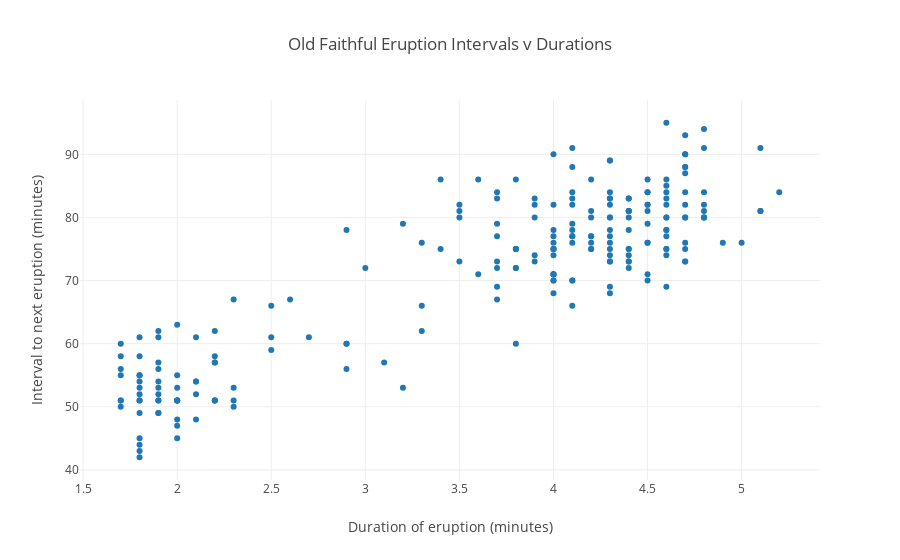

The notebook cell saved with this chart:
### Code cell
app = JupyterDash()
data = [go.Scatter(x=df.X, y=df.Y, mode="markers")]

layout = go.Layout(
    title="Old Faithful Eruption Intervals v Durations",
    xaxis=dict(title="Duration of eruption (minutes)"),
    yaxis=dict(title="Interval to next eruption (minutes)"),
    hovermode='closest'
)

fig = go.Figure(data, layout)
fig

### Figure 1 — Plotly figure (JSON) as saved in the notebook; plotly's stock layout.template omitted (floating-point values rounded to 4 significant figures; data arrays with more than 128 entries replaced by an {"elided": "..."} marker saying what was removed)
{"data": [{"mode": "markers", "type": "scatter", "x": {"elided": "222 float values"}, "y": {"elided": "222 int values"}}], "layout": {"hovermode": "closest", "title": {"text": "Old Faithful Eruption Intervals v Durations"}, "xaxis": {"title": {"text": "Duration of eruption (minutes)"}}, "yaxis": {"title": {"text": "Interval to next eruption (minutes)"}}}}
